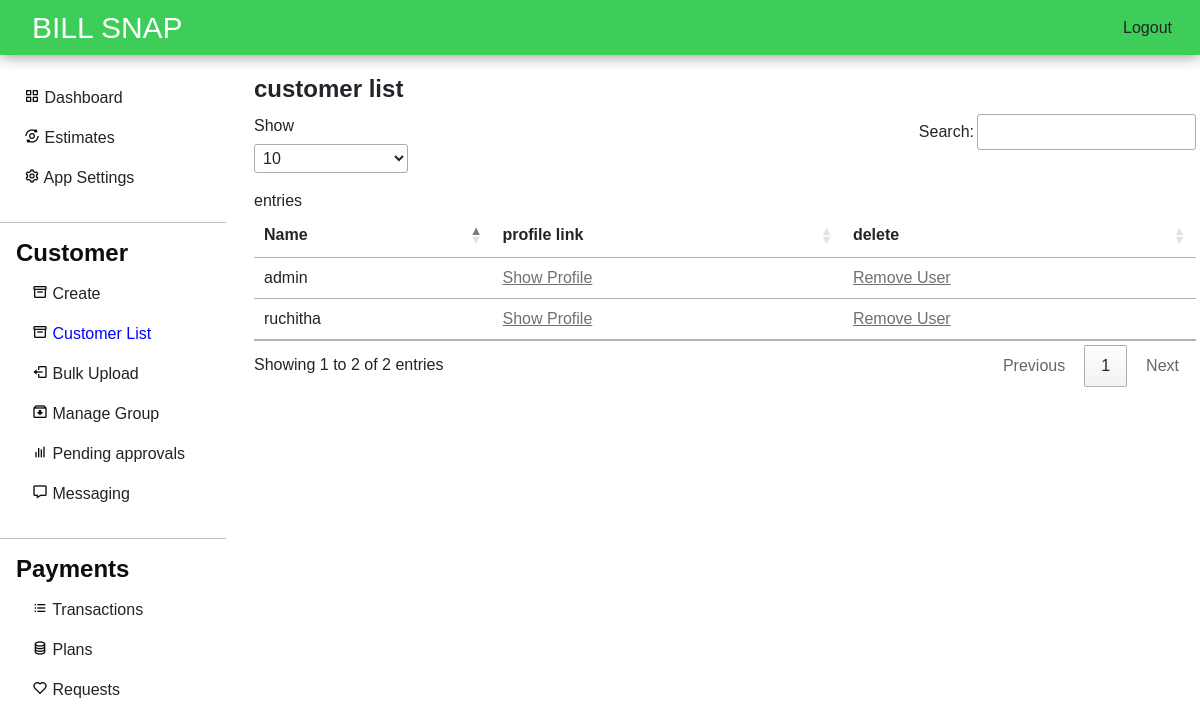
The page /apps/instagram/customerlist/ (signed in) on the database as committed earlier.
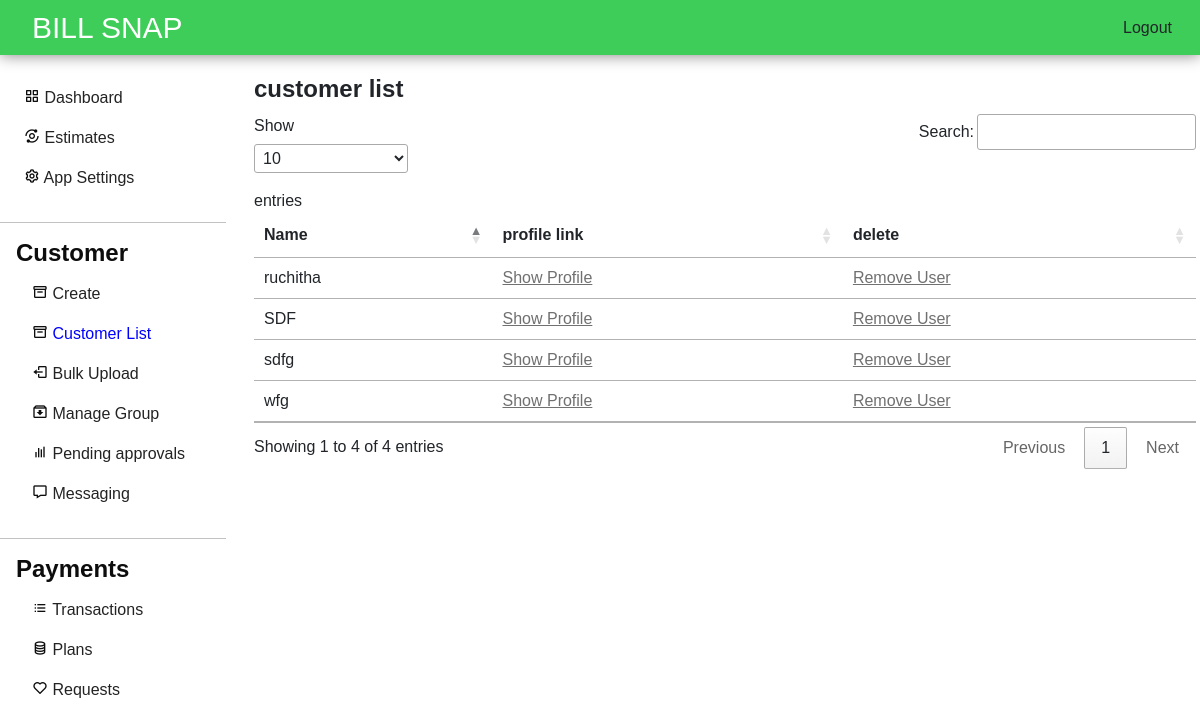
The same page on the database as committed later.
### accounts/models.py (models this page shows, shortened)
class Profile(models.Model):
    user = models.OneToOneField(User, on_delete=models.CASCADE, related_name='profile')
    apps=models.ManyToManyField(applists,related_name='apps')
    status = models.CharField(choices=status_choices, max_length=20, default='c')
    full_name = models.CharField(max_length=100, blank=True, null=True)
    language=models.CharField(max_length=100, blank=True, null=True)
    profile_pic = models.ImageField(upload_to='profile_pics', null=True, blank=True)
    utility_name = models.CharField(max_length=200, null=True, blank=True)
    utility_short_name= models.CharField(max_length=50, null=True, blank=True)
    utility_state= models.CharField(max_length=50, null=True, blank=True)
    utility_district= models.CharField(max_length=50, null=True, blank=True)
    utility_country= models.CharField(max_length=50, null=True, blank=True)
    utility_postalcode= models.CharField(max_length=20, null=True, blank=True)
    utility_address=models.TextField(max_length=200, null=True, blank=True)
    contact_person= models.CharField(max_length=200, null=True, blank=True)
    contact_email = models.EmailField(max_length=50, null=True, blank=True)
    contact_phnum = models.CharField(max_length=15, null=True, blank=True)
    contact_mobile= models.CharField(max_length=15, null=True, blank=True)
    contact_designation= models.CharField(max_length=100, null=True, blank=True)
    contact_landline= models.CharField(max_length=20, null=True, blank=True)
    emergency_person=models.CharField(max_length=200, null=True, blank=True)
    emergency_altperson=models.CharField(max_length=200, null=True, blank=True)
    emergency_mobile=models.CharField(max_length=200, null=True, blank=True)
    emergency_altmobile=models.CharField(max_length=200, null=True, blank=True)
    emergency_officeaddress=models.TextField(max_length=200,null=True,blank=True)
    emergency_altofficeaddress=models.TextField(max_length=200,null=True,blank=True)
    info_created_at = models.DateTimeField(auto_now_add=True)
    info_updated_at = models.DateTimeField(auto_now=True)
    se_coins= models.IntegerField(null=True, default=999, blank=True)
    slug = models.SlugField(max_length=200, editable=False, null=True, blank=True)
    admin=models.BooleanField(default=False)
    plan_start_date = models.DateTimeField(null=True)
    plan_end_date = models.DateTimeField(null=True)
    plans = models.ManyToManyField(Plan)
    plan_active = models.BooleanField(default=False)
    paid = models.BooleanField(default=False)

### dashboard/views.py (the view)
# urls.py: path('customerlist/',views.customerlist,name='customerlist'),
@login_required
def customerlist(request,slug):
    app=applists.objects.get(slug=slug)
    details = Profile.objects.filter(apps=app).values_list('user__username', 'slug', 'id')
    return render(request, 'customerlist.html', {'details':details, 'slug':slug})

### templates/customerlist.html (shortened to what this page needs)
{% load static %}
{% load crispy_forms_tags %}
<!DOCTYPE html>
<html lang="en">
<head>
  <link href="https://cdn.jsdelivr.net/npm/bootstrap@5.1.3/dist/css/bootstrap.min.css" rel="stylesheet"
 />
 <link href='https://unpkg.com/boxicons@2.0.7/css/boxicons.min.css' rel='stylesheet'>
  <link rel="stylesheet" href="https://cdnjs.cloudflare.com/ajax/libs/font-awesome/6.1.1/css/all.min.css" />
    <link rel="stylesheet" href="{% static 'dashboard/styles1.css' %}">
     <link rel="stylesheet" href="https://cdn.datatables.net/1.10.19/css/jquery.dataTables.min.css">
</head>
<body>
<header>
    <nav class="navbar navbar-expand-lg fixed-top p-md-0">
      <div class="container-fluid">
        <a class="navbar-brand d-none d-md-block mt-1" href="#">
      <h2 class="h2">BILL SNAP</h2>
        </a>
        <div class="d-flex ms-auto gap-4 pe-3">
      <a>Logout</a>
        </div>
      </div>
    </nav>
  </header>
  <div class="main mx-auto">
    <div class="row">
      <div class="left d-none d-md-block col-md-4"style="padding-top:15px;">
        <div class="menu-frag d-flex flex-column p-3 ps-4 gap-3">
          <div>
            <i class='bx bx-grid-alt' ></i>
            <a href="{% url 'dashboard' slug %}" >Dashboard</a>
          </div>
          <div>
            <i class='bx bx-analyse' ></i>
            <a href="{% url 'estimates' slug %}">Estimates</a>
          </div>
          <div>
            <i class='bx bx-cog' ></i>
            <a href="{% url 'update-app' slug %}">App Settings</a>
          </div>
        </div>
        <hr>
        <div class="menu-frag mt-3 ps-3">
          <h4>Customer</h4>
          <div class="customer-frag d-flex flex-column p-3 pt-1 gap-3">
            <div>
              <i class='bx bx-box' ></i>
              <a href="{% url 'add-customer-form' slug %}">Create</a>
            </div>
            <div>
              <i class='bx bx-box' ></i>
              <a href="{% url 'customerlist' slug %}"id="active">Customer List</a>
            </div>
            <div>
              <i class='bx bx-log-out' ></i>
              <a href="bulk.html">Bulk Upload</a>
            </div>
            <div>
              <i class='bx bx-archive-in' ></i>
              <a href="{% url 'groups-panel' slug %}">Manage Group</a>
            </div>
            <div>
              <i class='bx bx-bar-chart' ></i>
              <a href="pending.html">Pending approvals</a>
            </div>
            <div>
              <i class='bx bx-message' ></i>
              <a href="message.html">Messaging</a>
            </div>
          </div>
        </div>
        <hr>
        <div class="menu-frag mt-3 ps-3">
          <h4>Payments</h4>
          <div class="pay-frag d-flex flex-column  p-3 pt-1  gap-3">
            <div>
              <i class='bx bx-list-ul' ></i>
              <a href="transcations.html">Transactions </a>
            </div>
            <div>
              <i class='bx bx-coin-stack' ></i>
              <a href="{% url 'plans-panel' slug %}">Plans</a>
            </div>
            <div>
              <i class='bx bx-heart' ></i>
              <a href="request.html">Requests</a>
            </div>
          </div>
        </div>
    </div>
    <div class="col right" id="customer-list">
        <h4>customer list</h4>
        <table class="table table-fluid" id="myTable">
        <thead>
        <tr><th>Name</th><th>profile link</th><th>delete</th></tr>
        </thead>
        <tbody>
          {% for i in details %}
        <tr>
        <td>{{ i.0 }}</td>
        <td>
          <a class='w3-button w3-small w3-round w3-green' href="{% url 'show_profile' i.1 slug %}" >Show Profile</a>
        </td>
        <td>
          <a class='w3-button w3-small w3-round w3-red' href="{% url 'remove-customer' slug i.1 %}" >Remove User</a>
        </td></tr>
        {% endfor %}
        </tbody>
        </table>
    </div>
      </div>
    </div>
</body>
</html>

Rows that differ between the two databases and show on the page:
no longer on this page (row unchanged): Profile: slug "admin"
added Profile: slug "sdfg"
added Profile: slug "SDF"
added Profile: slug "wfg"
Other text that changed with them:
text written by a page script: "Show entries Search: Showing 1 to 2 of 2 entries Previous 1 Next" → "Show entries Search: Showing 1 to 4 of 4 entries Previous 1 Next"
